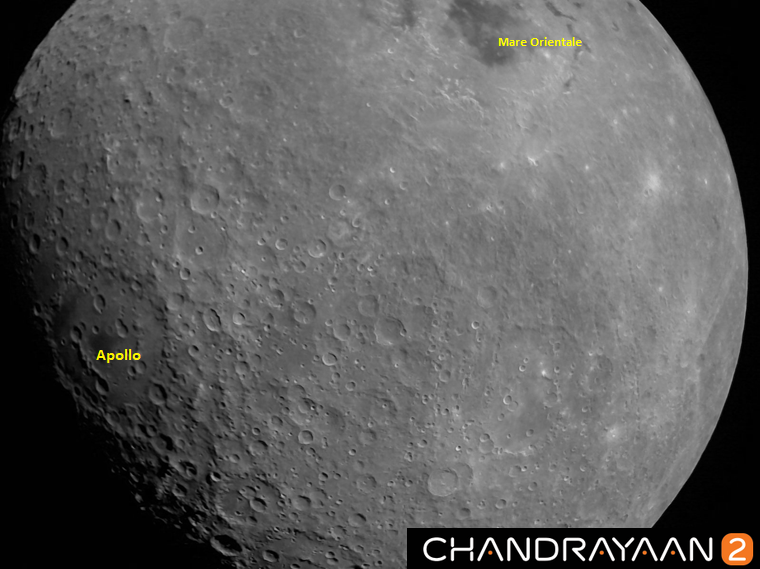
%> input picture Assignment 3/Chandrayaan2 - Q3a-inputimage.png, 760 x 569 px
$ octave A3_2017152_Q4.m   (GNU Octave 9; MATLAB toolbox functions it lacks are replaced by stand-ins)
%> lines starting %> are read from the running program, lines starting %| are printed output that depends on the picture
% Harshit Rai
% 2017152

clear all;
clc;

input_image=imread('Chandrayaan2 - Q3a-inputimage.png');
%> input_image is the input picture: size 569x760x3 uint8; mean R, G, B 93, 92.7, 92.3
cropped_image=imcrop(input_image,[1 1 511 511]); % Cropping the input image
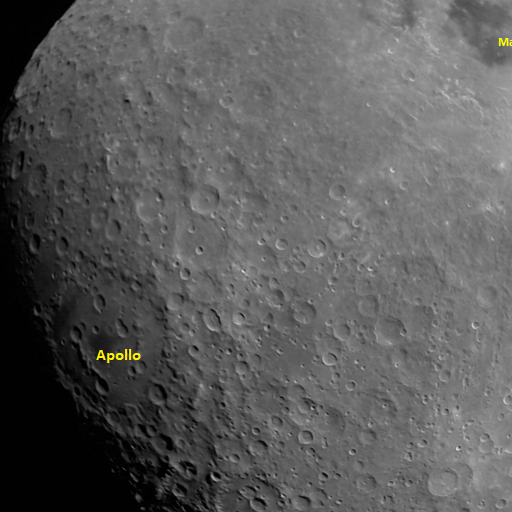
%> cropped_image: size 512x512x3 uint8; mean R, G, B 91, 91, 90.7
figure(),imshow(cropped_image,[]); % Showing the cropped image
title('Input Image');

cropped_image=double(cropped_image); % Converting image to double
%> cropped_image: size 512x512x3 double
input_image=cropped_image(:,:,1); % Separating the 3rd channel
%> input_image: size 512x512 double
box_filter=(1/(3*3)) * ones(3,3); % Box filter of 3x3

padded_input_image=padarray(input_image,[2 2],0,'post');
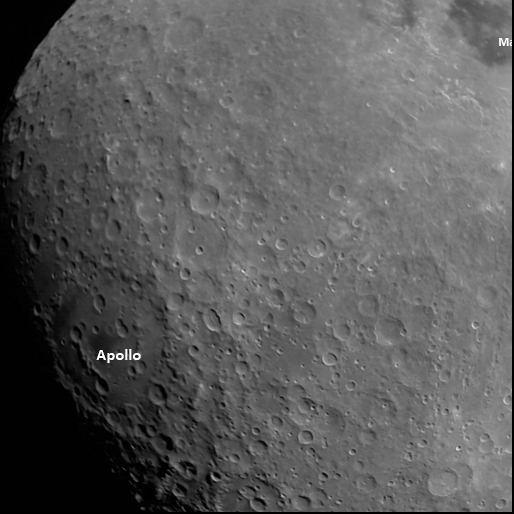
%> padded_input_image: size 514x514 double; min 0, max 255, mean 90.3
padded_box_filter=padarray(box_filter,[511 511],0,'post');

dft_input=fft2(padded_input_image);
dft_box=fft2(padded_box_filter);

H=dft_input.*dft_box; % Hadamard Product
mask=dft_input-H;
sharp=dft_input+mask;
sharped_image=real(ifft2(sharp));
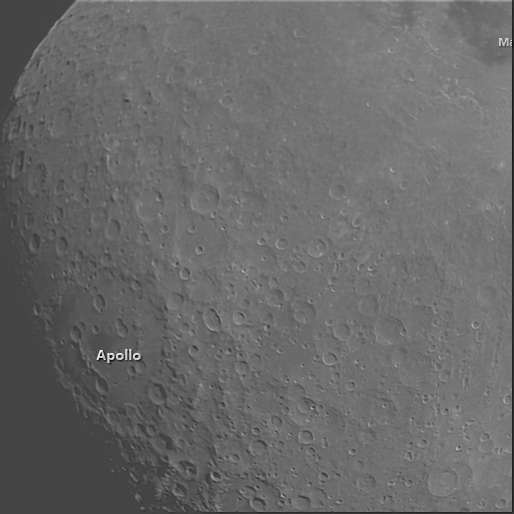
%> sharped_image: size 514x514 double; min -166.7, max 454.6, mean 90.3; drawn with min black and max white
sharped_image=imcrop(sharped_image,[1 1 511 511]);
%> sharped_image: size 512x512 double

figure(),imshow((uint8(sharped_image)),[]);
%> after `imshow((uint8(sharped_image)),[])`:
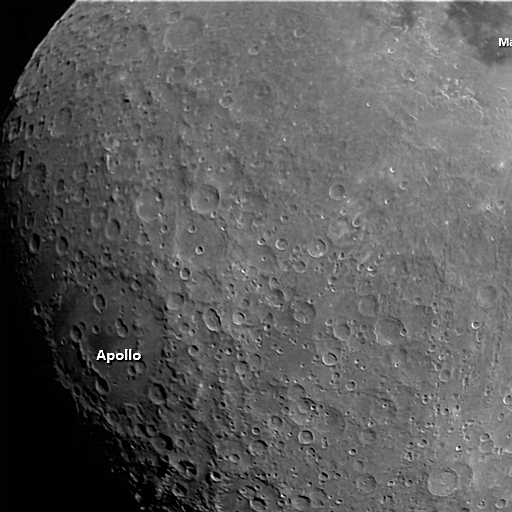
%> displayed picture: size 512x512, on the screen's scale of 0 to 255; min 0, max 255, mean 91.4
title('Sharped Image');

% Yes both the images are similar due to the fact that convolution in time
% domain is equal to multiplication in frequency domian.
